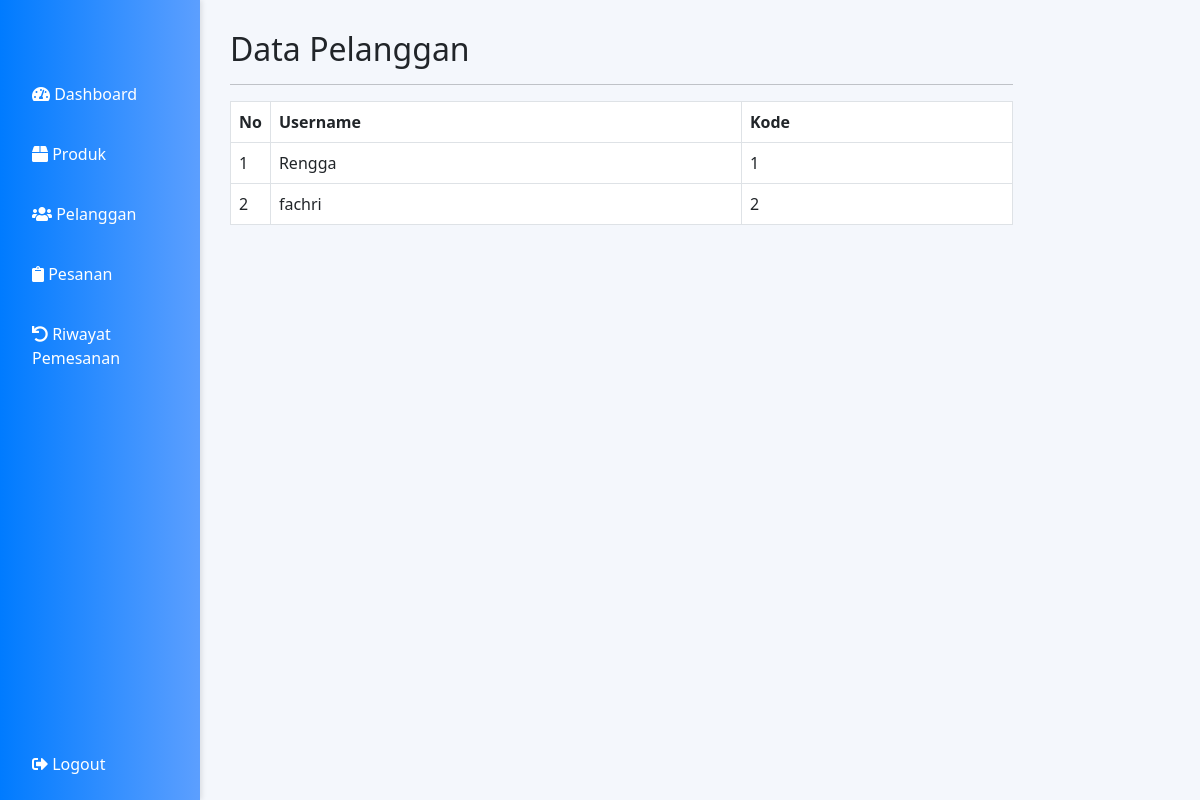
Before: /admin/pelanggan.php (signed in) with the older database file.
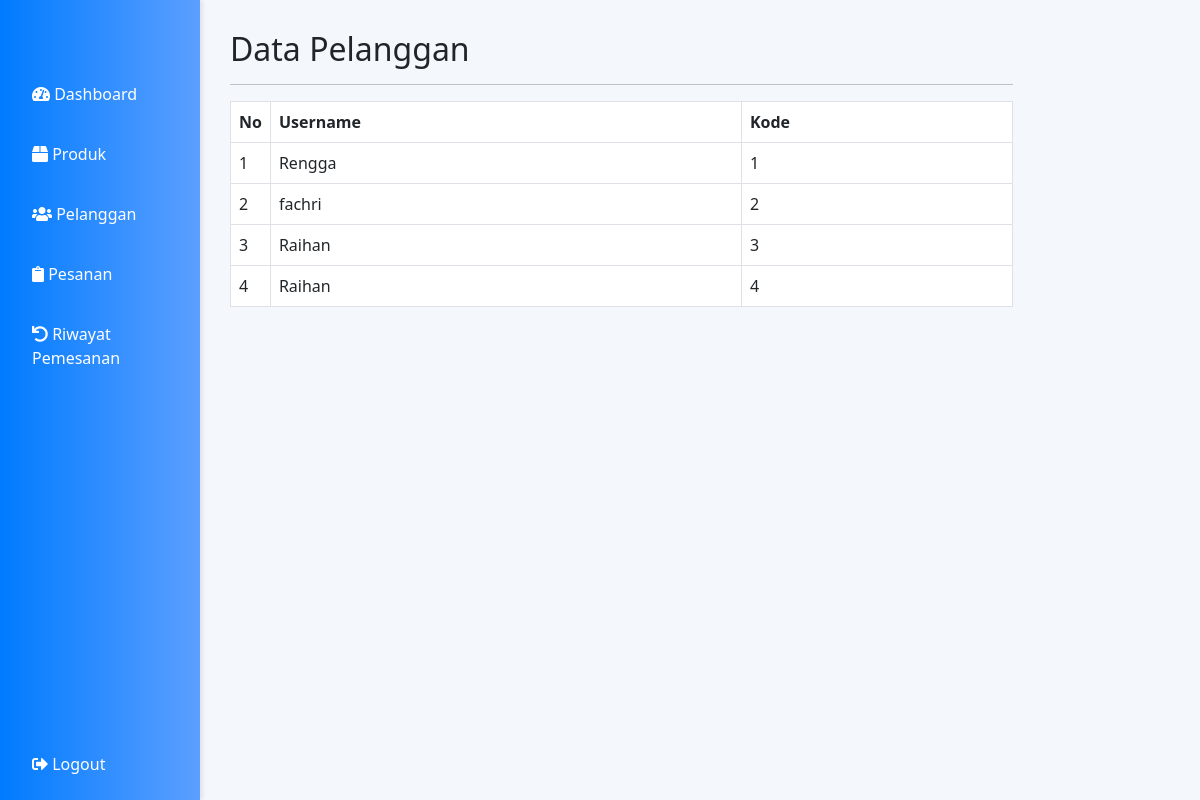
After: the same page with the newer database file.
### tables this page shows
CREATE TABLE `customers` (
  `cust_id` int(11) NOT NULL,
  `cust_ip` varchar(225) NOT NULL,
  `cust_dname` text NOT NULL,
  `username` varchar(100) NOT NULL,
  `cust_pass` varchar(225) NOT NULL
);

### admin/pelanggan.php (the view, shortened to what this page needs)
<?php
include "../koneksi/koneksi.php";
?>
<!DOCTYPE html>
<html lang="en">
<head>
  <link href="https://cdn.jsdelivr.net/npm/bootstrap@5.3.0/dist/css/bootstrap.min.css" rel="stylesheet">
  <link rel="stylesheet" href="https://cdnjs.cloudflare.com/ajax/libs/font-awesome/5.15.3/css/all.min.css">
</head>
<body>
  <div class="sidebar">
    <a href="dashboard.php"><i class="fas fa-tachometer-alt"></i> Dashboard</a>
    <a href="produk.php"><i class="fas fa-box"></i> Produk</a>
    <a href="pelanggan.php"><i class="fas fa-users"></i> Pelanggan</a>
    <a href="pesanan.php"><i class="fas fa-clipboard"></i> Pesanan</a>
    <a href="riwayatpemesanan.php"><i class="fas fa-undo"></i> Riwayat Pemesanan</a>
    <div style="flex-grow: 1;"></div>
    <a href="logout.php"><i class="fas fa-sign-out-alt"></i> Logout</a>
  </div>
  <div class="content">
    <div class="col-sm-9 col-sm-offset-3 col-md-10 col-md-offset-2 main">
      <h2 class="page-header">Data Pelanggan</h2>
      <hr>
      <table id="tabelpelanggan" class="table table-bordered table-hover">
        <thead>
          <tr>
            <th>No</th>
            <th>Username</th>
            <th>Kode</th>
          </tr>
        </thead>
        <?php
        $query = $conn->query("SELECT * FROM customers");
        $nomor = 1;
        while ($lihat = $query->fetch(PDO::FETCH_ASSOC)) {
        ?>
          <tbody>
            <tr>
              <td width="5%"><?php echo $nomor; ?></td>
              <td><?php echo htmlspecialchars($lihat['cust_dname']); ?></td>
              <td><?php echo htmlspecialchars($lihat['cust_id']); ?></td>
            </tr>
            <?php $nomor++; ?>
          <?php
        } ?>
          </tbody>
      </table>
    </div>
  </div>
</body>
</html>

Changed rows visible on the page:
added customers: cust_dname "Raihan", cust_id "3"
added customers: cust_dname "Raihan", cust_id "4"
